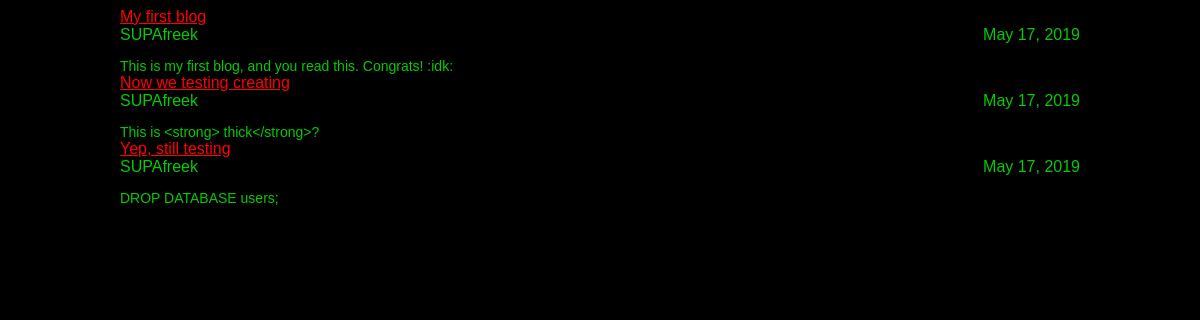
The page / on the database its author committed.
### articles/models.py (models this page shows, shortened)
class Article(models.Model):
    class Meta:
        db_table = "articles_db"
    title = models.CharField(max_length=200)
    author = models.ForeignKey(User, on_delete = models.DO_NOTHING)
    text = models.TextField()
    created_date = models.DateField(auto_now_add=True)
    def get_excerpt(self):
        return self.text[:140] + "..." if len(self.text) > 140 else self.text

### articles/views.py (the view)
# urls.py: path('',  views.archive),
def archive(request):
    return render(request, 'index.html', {"posts": Article.objects.all()})

### articles/templates/index.html (shortened to what this page needs)
<!DOCTYPE html>
<html lang="en">
<head>
{% load static %}
<link rel="stylesheet" href="static/indexst.css">
</head>
<body>
<div class="archive">
    {% for post in posts %}
    <div class="one-post">
        <a class="post-title", href="{{post.id}}">{{ post.title }}</a>
        <div class="article-info">
            <div class="article-author">{{ post.author.username }}</div>
            <div class="article-created-date">{{ post.created_date }}</div>
        </div>
        <p class="article-text">{{ post.get_excerpt }}</p>
    </div>
    {% endfor %}
</div>
</body>
</html>

### articles/static/indexst.css (style rules this page uses)
body { background: black; font-family: Tahoma, Arial, sans-serif; color: rgb(5, 202, 5); }
p { font-size: 14px; margin-bottom: 0; }
a { color: red; }
.archive { width: 960px; margin-left: auto; margin-right: auto; }
.article-author { width: 50%; float: left; }
.article-created-date { text-align: right; }

### rows shown on the page
Article: title "My first blog", author.username "SUPAfreek", created_date "May 17, 2019", get_excerpt "This is my first blog, and you read this. Congrats! :idk:"
Article: title "Now we testing creating", author.username "SUPAfreek", created_date "May 17, 2019", get_excerpt "This is <strong> thick</strong>?"
Article: title "Yep, still testing", author.username "SUPAfreek", created_date "May 17, 2019", get_excerpt "DROP DATABASE users;"
